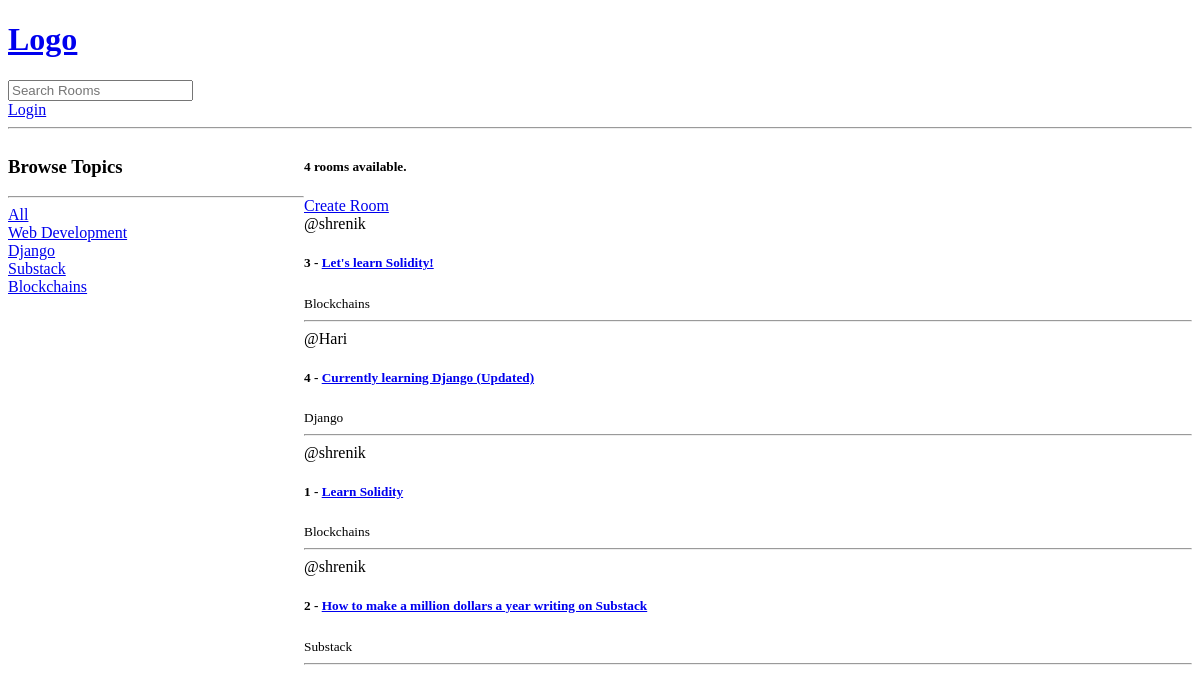
Before: / with the older database file.
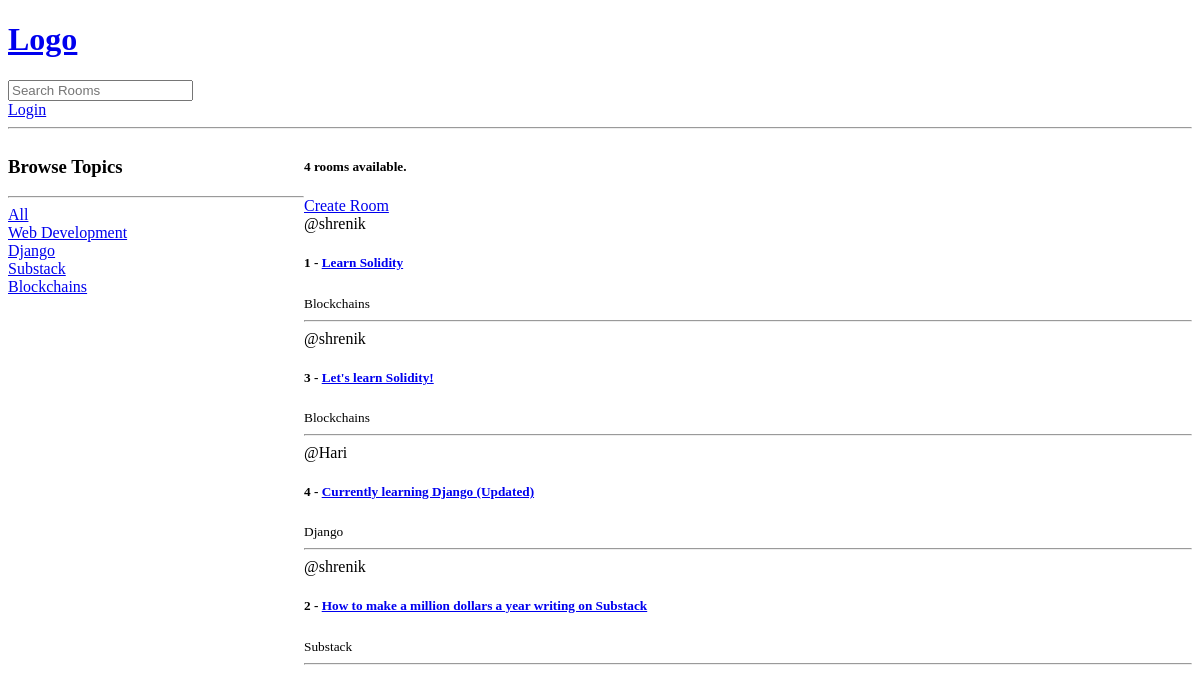
After: the same page with the newer database file.
### base/models.py (models this page shows, shortened)
class Topic(models.Model):
    name = models.CharField(max_length=200)

class Room(models.Model):
    host  = models.ForeignKey(User, on_delete=models.SET_NULL, null=True)
    topic = models.ForeignKey("Topic", on_delete=models.SET_NULL, null=True) # Topic as a string since it's written below the Room class
    name = models.CharField(max_length=200)
    description = models.TextField(null=True, blank=True) # field can be blank
    participants = models.ManyToManyField(User, related_name = "participants", blank = True)
    updated = models.DateTimeField(auto_now=True) # take timestamp every time save is hit on the item
    created = models.DateTimeField(auto_now_add=True) # take timestamp when save is hit the first time i.e during creation
    class Meta:
        ordering = ["-updated", "-created"]

### base/views.py (the view)
# urls.py: path("", views.home, name="home"),
def home(request):
    q = request.GET.get("q") if request.GET.get("q") != None else ""
    rooms = Room.objects.filter(
        Q(topic__name__icontains=q) |
        Q(name__icontains=q) |
        Q(description__icontains=q)
    )
    topics = Topic.objects.all()
    room_count = rooms.count()
    context = {"rooms": rooms, "topics": topics, "room_count": room_count}
    return render(request, "base/home.html", context)

### base/templates/base/home.html (shortened to what this page needs)
{% extends "main.html" %}
{% block content %}
<div class="home-container">
    <div>
        <h3>Browse Topics</h3>
        <hr>
        <div>
            <a href="{% url 'home' %}">All</a>
        </div>
        {% for topic in topics %}
            <div>
                <a href="{% url 'home' %}?q={{topic.name}}">{{topic.name}}</a>
            </div>
        {% endfor %}
    </div>
    <div>
        <h5>{{room_count}} rooms available.</h5>
        <a href="{% url 'create-room' %}">Create Room</a>
        <div>
            {% for room in rooms %}
                <div>
                    <span>@{{ room.host.username }}</span>
                    <h5>{{room.id}} - <a href="{% url 'room' room.id %}">{{room.name}}</a></h5>
                    <small>{{ room.topic.name }}</small>
                    <hr>
                </div>
            {% endfor %}
        </div>
    </div>
</div>
{% endblock content %}

### templates/main.html (shortened to what this page needs)
<!DOCTYPE html>
<html lang="en">
<head>
</head>
<body>
    {% include 'navbar.html' %}
    {% block content %}
    {% endblock %}
</body>
</html>

### templates/navbar.html
<a href="/">
    <h1>Logo</h1>
</a>
<form action="{% url 'home' %}" method="GET">
    <input type="text" name="q" placeholder="Search Rooms">
</form>
{% if request.user.is_authenticated %}
<p>Hello {{ request.user }}</p>
<a href="{% url 'logout' %}">Logout</a>
{% else %}
<a href="{% url 'login' %}">Login</a>
{% endif %}
<hr>

### base/templates/base/home.html (style rules this page uses)
.home-container { display: grid; grid-template-columns: 1fr 3fr; }

Changed rows visible on the page:
changed Room "Learn Solidity": moves up the list
